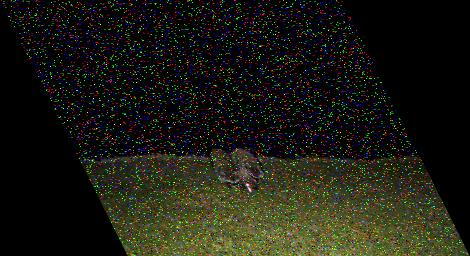
#> input picture Lab_3/img.jpg, 470 x 256 px, given in place of lenna.png, which was not available
$ python script.py
#> lines starting #> are read from the running program, lines starting #| are printed output that depends on the picture; pictures that were not available may be replaced by others from this repository, and a replacement may not be noted
import cv2
import numpy as np
import matplotlib.pyplot as plt


def manual_equalization(img: np.ndarray) -> np.ndarray:
    hist, _ = np.histogram(img.flatten(), bins=256, range=[0, 256])
    cdf = hist.cumsum()
    cdf_normalized = 255 * cdf / cdf[-1]
    lut = np.round(cdf_normalized).astype(np.uint8)
    return lut[img]


def apply_clahe(img: np.ndarray, clip_limit=2.0, grid_size=(8, 8)) -> np.ndarray:
    clahe = cv2.createCLAHE(clipLimit=clip_limit, tileGridSize=grid_size)
    return clahe.apply(img)


def plot_results(original, manual, clahe):
    hist_original = cv2.calcHist([original], [0], None, [256], [0, 256])
    hist_manual = cv2.calcHist([manual], [0], None, [256], [0, 256])
    hist_clahe = cv2.calcHist([clahe], [0], None, [256], [0, 256])

    plt.figure(figsize=(14, 10))
    plt.subplot(3, 2, 1)
    plt.imshow(original, cmap='gray')
    plt.axis('off')
    plt.title('Оригинал')

    plt.subplot(3, 2, 2)
    plt.plot(hist_original, color='black')
    plt.title('Гистограмма оригинала')

    plt.subplot(3, 2, 3)
    plt.imshow(manual, cmap='gray')
    plt.axis('off')
    plt.title('Эквализация вручную')

    plt.subplot(3, 2, 4)
    plt.plot(hist_manual, color='black')
    plt.title('Гистограмма (вручную)')

    plt.subplot(3, 2, 5)
    plt.imshow(clahe, cmap='gray')
    plt.axis('off')
    plt.title('CLAHE (OpenCV)')

    plt.subplot(3, 2, 6)
    plt.plot(hist_clahe, color='black')
    plt.title('Гистограмма (CLAHE)')

    plt.tight_layout()
    plt.show()


def process_image(filename: str):
    img = cv2.imread(filename, cv2.IMREAD_GRAYSCALE)
    manual = manual_equalization(img)
    clahe = apply_clahe(img)
    plot_results(img, manual, clahe)

process_image("lenna.png")
#> in process_image, `img = cv2.imread(filename, cv2.IMREAD_GRAYSCALE)`:
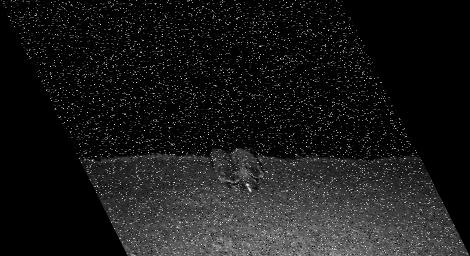
#> img: shape (256, 470); min 0, max 255, mean 26.3
#> in manual_equalization, `hist, _ = np.histogram(img.flatten(), bins=256, range=[0, 256])`: hist = 256 values, max 51853 at index 0, min 0 at index 213, mean 470
#> in manual_equalization, `cdf = hist.cumsum()`: cdf = 256 values from 51853 to 120320
#> in manual_equalization, `cdf_normalized = 255 * cdf / cdf[-1]`: cdf_normalized = 256 values from 109.9 to 255
#> in manual_equalization, `lut = np.round(cdf_normalized).astype(np.uint8)`: lut = 256 values from 110 to 255
#> in apply_clahe, `return clahe.apply(img)`:
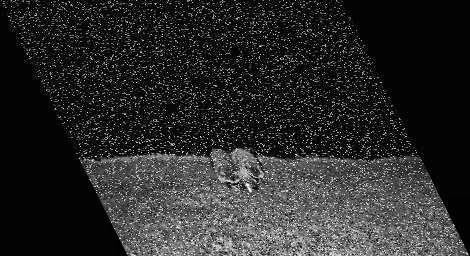
#> returned value: shape (256, 470); min 1, max 255, mean 42.9
#> in plot_results, `hist_original = cv2.calcHist([original], [0], None, [256], [0, 256])`: hist_original has the same summary as hist in manual_equalization
#> in plot_results, `hist_manual = cv2.calcHist([manual], [0], None, [256], [0, 256])`: hist_manual = 256 values, max 51853 at index 110, min 0 at index 0, mean 470
#> in plot_results, `hist_clahe = cv2.calcHist([clahe], [0], None, [256], [0, 256])`: hist_clahe = 256 values, max 49176 at index 3, min 0 at index 0, mean 470
process_image("winter_cat.png")
#> call 2 of process_image, with filename = 'winter_cat.png'
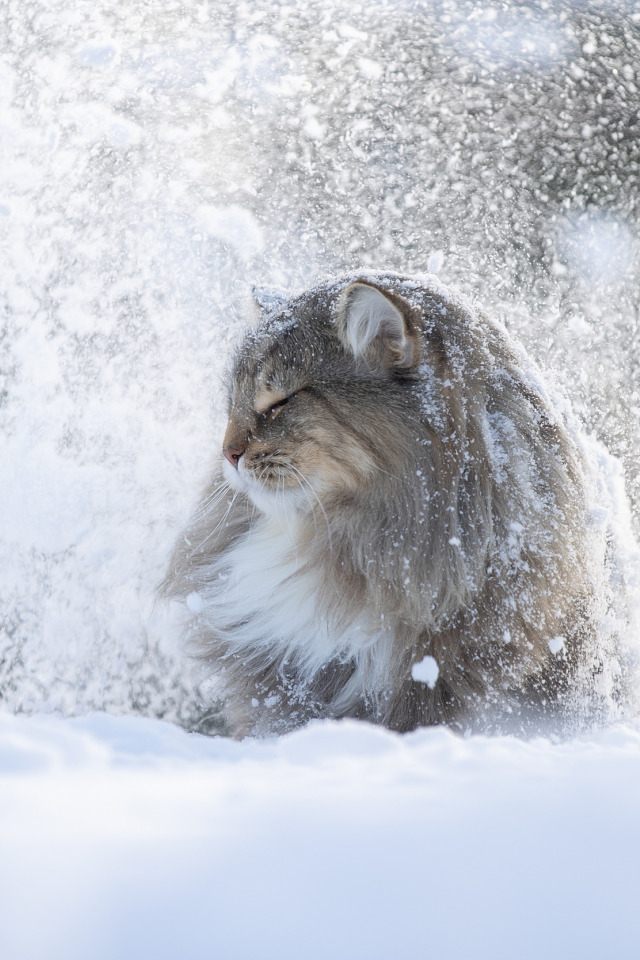
#> input picture Lab_2/winter_cat.png, 640 x 960 px
#> in process_image (call 2), `img = cv2.imread(filename, cv2.IMREAD_GRAYSCALE)`:
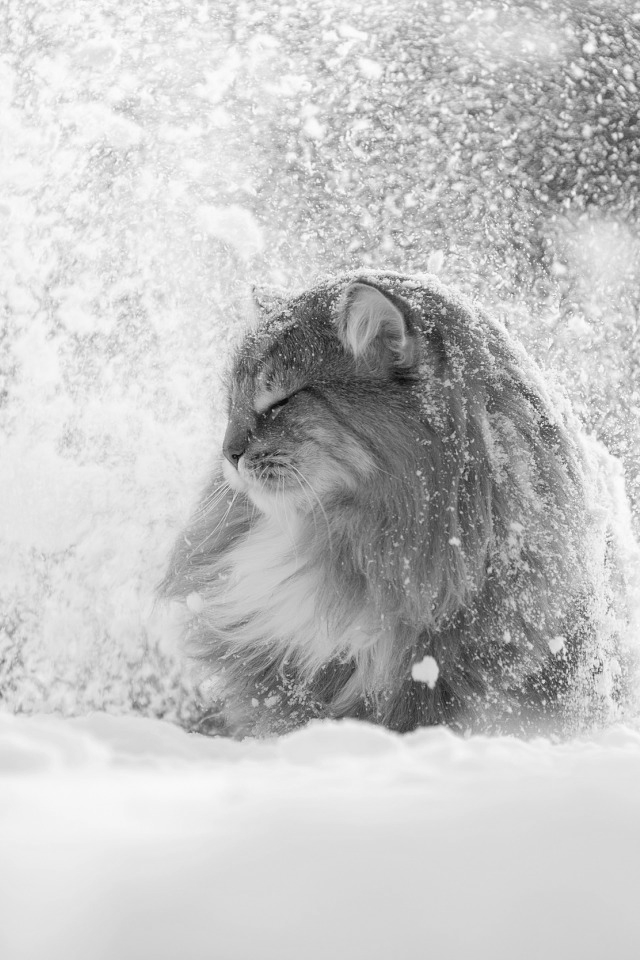
#> img: shape (960, 640); min 8, max 254, mean 196
#> in manual_equalization (call 2), `hist, _ = np.histogram(img.flatten(), bins=256, range=[0, 256])`: hist = 256 values, max 13003 at index 216, min 0 at index 0, mean 2400
#> in manual_equalization (call 2), `cdf = hist.cumsum()`: cdf = 256 values from 0 to 614400
#> in manual_equalization (call 2), `cdf_normalized = 255 * cdf / cdf[-1]`: cdf_normalized = 256 values from 0 to 255
#> in manual_equalization (call 2), `return lut[img]`:
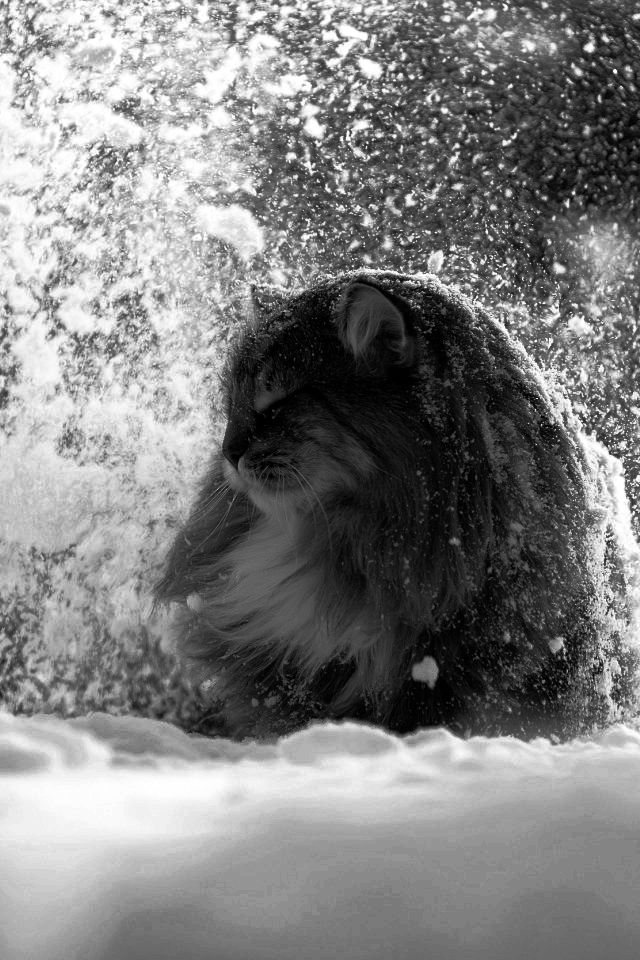
#> returned value: shape (960, 640); min 0, max 255, mean 128.8
#> call 2 of apply_clahe, with clip_limit = 2, grid_size = (8, 8)
#> in apply_clahe (call 2), `return clahe.apply(img)`:
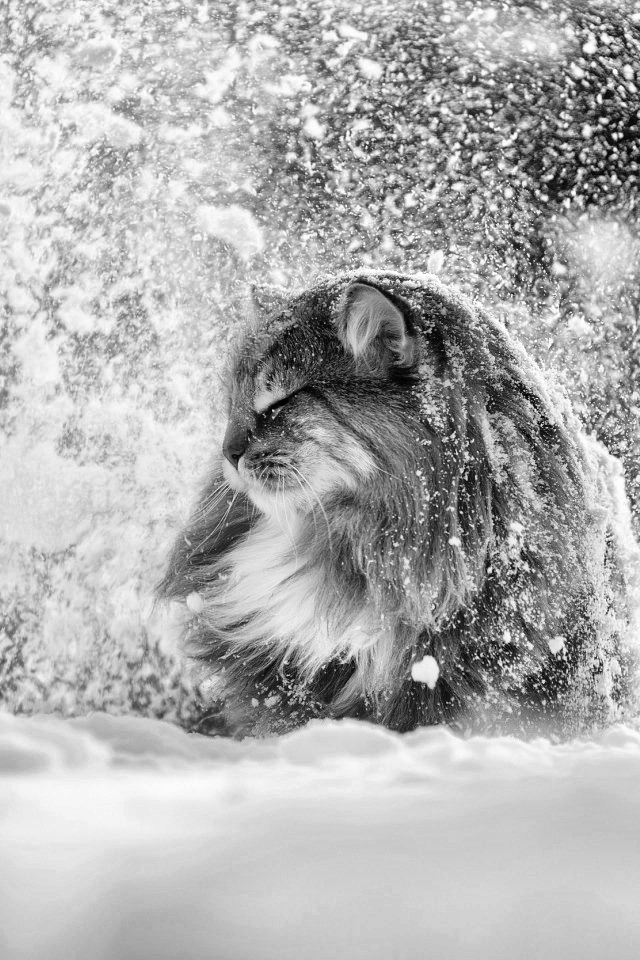
#> returned value: shape (960, 640); min 1, max 255, mean 175.9
#> in plot_results (call 2), `hist_original = cv2.calcHist([original], [0], None, [256], [0, 256])`: hist_original has the same summary as hist in manual_equalization
#> in plot_results (call 2), `hist_manual = cv2.calcHist([manual], [0], None, [256], [0, 256])`: hist_manual = 256 values, max 13003 at index 137, min 0 at index 80, mean 2400
#> in plot_results (call 2), `hist_clahe = cv2.calcHist([clahe], [0], None, [256], [0, 256])`: hist_clahe = 256 values, max 10875 at index 204, min 0 at index 0, mean 2400
#> in plot_results (call 2), `plt.show()`:
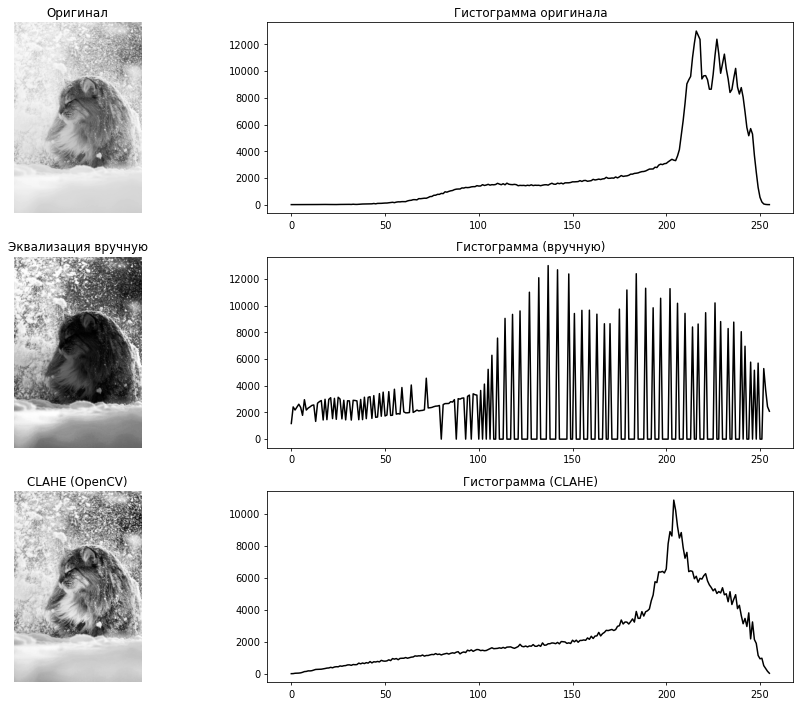
#> figure drawn by matplotlib, 6 panels; panel 2: curve peaks at x = 216, y = 13003; panel 4: curve peaks at x = 137, y = 13003; panel 6: curve peaks at x = 204, y = 10875
